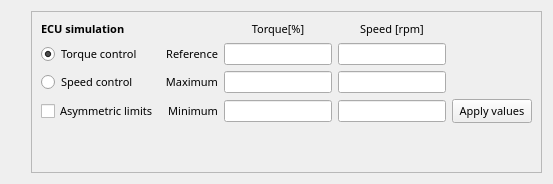
        <widget class="QWidget" name="tab_3">
         <attribute name="title">
          <string>ECU simulation</string>
         </attribute>
         <layout class="QGridLayout" name="gridLayout_10">
          <item row="0" column="1">
           <widget class="QFrame" name="frame_3">
            <property name="frameShape">
             <enum>QFrame::StyledPanel</enum>
            </property>
            <property name="frameShadow">
             <enum>QFrame::Raised</enum>
            </property>
            <layout class="QGridLayout" name="gridLayout_15">
             <item row="0" column="0">
              <layout class="QGridLayout" name="gridLayout">
               <item row="1" column="3">
                <widget class="QLabel" name="label_6">
                 <property name="font">
                  <font>
                   <family>SimSun-ExtB</family>
                   <pointsize>8</pointsize>
                   <weight>50</weight>
                   <bold>false</bold>
                  </font>
                 </property>
                 <property name="text">
                  <string>Speed [rpm]</string>
                 </property>
                 <property name="alignment">
                  <set>Qt::AlignCenter</set>
                 </property>
                </widget>
               </item>
               <item row="2" column="2">
                <widget class="QLineEdit" name="lineEdit"/>
               </item>
               <item row="2" column="1">
                <widget class="QLabel" name="label_2">
                 <property name="font">
                  <font>
                   <family>SimSun-ExtB</family>
                   <pointsize>8</pointsize>
                   <weight>50</weight>
                   <bold>false</bold>
                  </font>
                 </property>
                 <property name="text">
                  <string>Reference</string>
                 </property>
                 <property name="alignment">
                  <set>Qt::AlignRight|Qt::AlignTrailing|Qt::AlignVCenter</set>
                 </property>
                </widget>
               </item>
               <item row="1" column="2">
                <widget class="QLabel" name="label_5">
                 <property name="font">
                  <font>
                   <family>SimSun-ExtB</family>
                   <pointsize>8</pointsize>
                   <weight>50</weight>
                   <bold>false</bold>
                  </font>
                 </property>
                 <property name="text">
                  <string>Torque[%]</string>
                 </property>
                 <property name="alignment">
                  <set>Qt::AlignCenter</set>
                 </property>
                </widget>
               </item>
               <item row="3" column="0">
                <widget class="QRadioButton" name="Speed_control">
                 <property name="font">
                  <font>
                   <family>SimSun-ExtB</family>
                   <pointsize>8</pointsize>
                   <weight>50</weight>
                   <bold>false</bold>
                  </font>
                 </property>
                 <property name="text">
                  <string>Speed control</string>
                 </property>
                </widget>
               </item>
               <item row="2" column="0">
                <widget class="QRadioButton" name="Torque_control">
                 <property name="font">
                  <font>
                   <family>SimSun-ExtB</family>
                   <pointsize>8</pointsize>
                   <weight>50</weight>
                   <bold>false</bold>
                  </font>
                 </property>
                 <property name="text">
                  <string>Torque control</string>
                 </property>
                 <property name="checked">
                  <bool>true</bool>
                 </property>
                </widget>
               </item>
               <item row="3" column="2">
                <widget class="QLineEdit" name="lineEdit_2"/>
               </item>
               <item row="4" column="1">
                <widget class="QLabel" name="label_4">
                 <property name="font">
                  <font>
                   <family>SimSun-ExtB</family>
                   <pointsize>8</pointsize>
                   <weight>50</weight>
                   <bold>false</bold>
                  </font>
                 </property>
                 <property name="text">
                  <string>Minimum</string>
                 </property>
                 <property name="alignment">
                  <set>Qt::AlignRight|Qt::AlignTrailing|Qt::AlignVCenter</set>
                 </property>
                </widget>
               </item>
               <item row="3" column="3">
                <widget class="QLineEdit" name="lineEdit_5"/>
               </item>
               <item row="4" column="2">
                <widget class="QLineEdit" name="lineEdit_3"/>
               </item>
               <item row="4" column="0">
                <widget class="QCheckBox" name="checkBox">
                 <property name="font">
                  <font>
                   <family>SimSun-ExtB</family>
                   <pointsize>8</pointsize>
                   <weight>50</weight>
                   <bold>false</bold>
                  </font>
                 </property>
                 <property name="text">
                  <string>Asymmetric limits</string>
                 </property>
                </widget>
               </item>
               <item row="3" column="1">
                <widget class="QLabel" name="label_3">
                 <property name="font">
                  <font>
                   <family>SimSun-ExtB</family>
                   <pointsize>8</pointsize>
                   <weight>50</weight>
                   <bold>false</bold>
                  </font>
                 </property>
                 <property name="text">
                  <string>Maximum</string>
                 </property>
                 <property name="alignment">
                  <set>Qt::AlignRight|Qt::AlignTrailing|Qt::AlignVCenter</set>
                 </property>
                </widget>
               </item>
               <item row="2" column="3">
                <widget class="QLineEdit" name="lineEdit_4"/>
               </item>
               <item row="4" column="3">
                <widget class="QLineEdit" name="lineEdit_6"/>
               </item>
               <item row="4" column="4">
                <widget class="QPushButton" name="Apply_ECU_value">
                 <property name="font">
                  <font>
                   <family>SimSun-ExtB</family>
                   <pointsize>8</pointsize>
                   <weight>50</weight>
                   <bold>false</bold>
                  </font>
                 </property>
                 <property name="text">
                  <string>Apply values</string>
                 </property>
                </widget>
               </item>
               <item row="1" column="0">
                <widget class="QLabel" name="label_76">
                 <property name="font">
                  <font>
                   <family>Arial Black</family>
                   <pointsize>8</pointsize>
                   <weight>75</weight>
                   <bold>true</bold>
                  </font>
                 </property>
                 <property name="text">
                  <string>ECU simulation</string>
                 </property>
                </widget>
               </item>
               <item row="5" column="2">
                <spacer name="verticalSpacer_3">
                 <property name="orientation">
                  <enum>Qt::Vertical</enum>
                 </property>
                 <property name="sizeHint" stdset="0">
                  <size>
                   <width>20</width>
                   <height>40</height>
                  </size>
                 </property>
                </spacer>
               </item>
              </layout>
             </item>
            </layout>
           </widget>
          </item>
          <item row="0" column="0">
           <spacer name="verticalSpacer_2">
            <property name="orientation">
             <enum>Qt::Vertical</enum>
            </property>
            <property name="sizeHint" stdset="0">
             <size>
              <width>20</width>
              <height>40</height>
             </size>
            </property>
           </spacer>
          </item>
         </layout>
        </widget>
